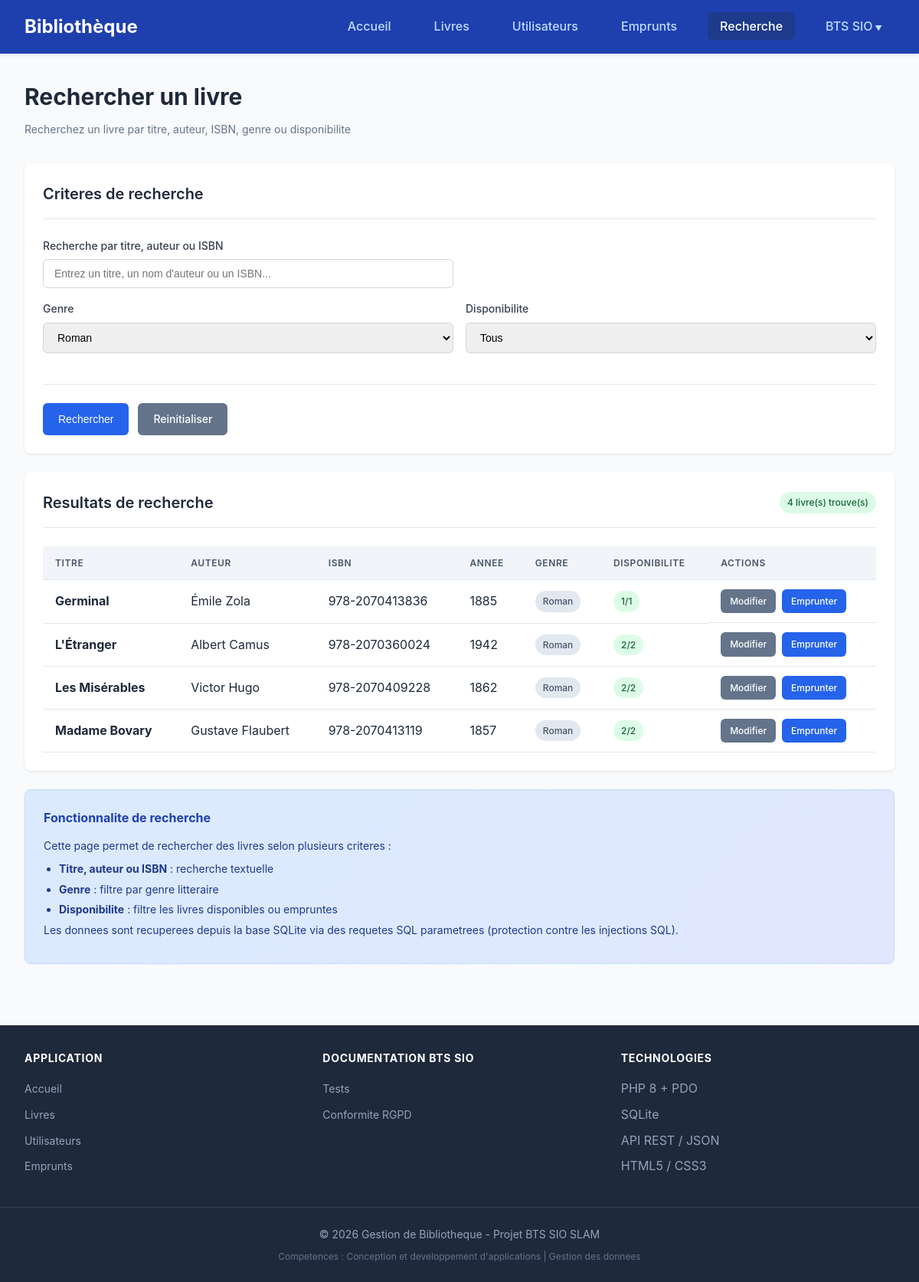
The app's page /recherche.php?genre=Roman with its own data.
### tables this page shows
CREATE TABLE livres (
                id INTEGER PRIMARY KEY AUTOINCREMENT,
                titre VARCHAR(255) NOT NULL,
                auteur VARCHAR(255) NOT NULL,
                isbn VARCHAR(20) UNIQUE,
                annee_publication INTEGER,
                genre VARCHAR(100),
                quantite INTEGER DEFAULT 1,
                disponible INTEGER DEFAULT 1,
                date_ajout DATETIME DEFAULT CURRENT_TIMESTAMP
            );

### recherche.php (the view, shortened to what this page needs)
<?php
$db = Database::getInstance()->getConnection();
$recherche = isset($_GET['q']) ? trim($_GET['q']) : '';
$genre = isset($_GET['genre']) ? trim($_GET['genre']) : '';
$disponible = isset($_GET['disponible']) ? $_GET['disponible'] : '';
$resultats = [];
$totalResultats = 0;
if (!empty($recherche) || !empty($genre) || $disponible !== '') {
    try {
        $sql = "SELECT * FROM livres WHERE 1=1";
        $params = [];
        if (!empty($genre)) {
            $sql .= " AND genre = :genre";
            $params[':genre'] = $genre;
        }
        $sql .= " ORDER BY titre ASC";
        $stmt = $db->prepare($sql);
        foreach ($params as $key => $value) {
            $stmt->bindValue($key, $value);
        }
        $stmt->execute();
        $resultats = $stmt->fetchAll(PDO::FETCH_ASSOC);
        $totalResultats = count($resultats);
    } catch (PDOException $e) {
        $resultats = [];
    }
}
$genres = [];
try {
    $stmt = $db->query("SELECT DISTINCT genre FROM livres WHERE genre IS NOT NULL AND genre != '' ORDER BY genre");
    $genres = $stmt->fetchAll(PDO::FETCH_COLUMN);
} catch (PDOException $e) {
    $genres = [];
}
require_once 'includes/header.php';
?>
<div class="page-header">
    <div>
        <h1>Rechercher un livre</h1>
        <p class="subtitle">Recherchez un livre par titre, auteur, ISBN, genre ou disponibilite</p>
    </div>
</div>
<div class="card">
    <div class="card-header">
        <h2 class="card-title">Criteres de recherche</h2>
    </div>
    <div class="card-body">
        <form method="GET" action="">
            <div class="form-row">
                <div class="form-group" style="flex: 2;">
                    <label for="q" class="form-label">Recherche par titre, auteur ou ISBN</label>
                    <input type="text" id="q" name="q" class="form-control"
                           value="<?php echo htmlspecialchars($recherche); ?>"
                           placeholder="Entrez un titre, un nom d'auteur ou un ISBN...">
                </div>
            </div>
            <div class="form-row">
                <div class="form-group">
                    <label for="genre" class="form-label">Genre</label>
                    <select id="genre" name="genre" class="form-control">
                        <?php foreach ($genres as $g): ?>
                            <option value="<?php echo htmlspecialchars($g); ?>" <?php echo ($genre === $g) ? 'selected' : ''; ?>>
                                <?php echo htmlspecialchars($g); ?>
                            </option>
                        <?php endforeach; ?>
                    </select>
                </div>
                <div class="form-group">
                    <label for="disponible" class="form-label">Disponibilite</label>
                    <select id="disponible" name="disponible" class="form-control">
                        <option value="">Tous</option>
                    </select>
                </div>
            </div>
            <div class="form-actions">
                <button type="submit" class="btn btn-primary">Rechercher</button>
                <a href="recherche.php" class="btn btn-secondary">Reinitialiser</a>
            </div>
        </form>
    </div>
</div>
<?php if (!empty($recherche) || !empty($genre) || $disponible !== ''): ?>
<div class="card">
    <div class="card-header">
        <h2 class="card-title">Resultats de recherche</h2>
        <span class="badge badge-success"><?php echo $totalResultats; ?> livre(s) trouve(s)</span>
    </div>
    <div class="card-body">
        <?php if ($totalResultats > 0): ?>
            <table>
                <thead>
                    <tr>
                        <th>Titre</th>
                        <th>Auteur</th>
                        <th>ISBN</th>
                        <th>Annee</th>
                        <th>Genre</th>
                        <th>Disponibilite</th>
                        <th>Actions</th>
                    </tr>
                </thead>
                <tbody>
                    <?php foreach ($resultats as $livre): ?>
                        <tr>
                            <td><strong><?php echo htmlspecialchars($livre['titre']); ?></strong></td>
                            <td><?php echo htmlspecialchars($livre['auteur']); ?></td>
                            <td><?php echo htmlspecialchars($livre['isbn'] ?? '-'); ?></td>
                            <td><?php echo $livre['annee_publication'] ?? '-'; ?></td>
                            <td>
                                <?php if (!empty($livre['genre'])): ?>
                                    <span class="badge badge-secondary"><?php echo htmlspecialchars($livre['genre']); ?></span>
                                <?php else: ?>
                                    -
                                <?php endif; ?>
                            </td>
                            <td>
                                <?php if ($livre['disponible'] > 0): ?>
                                    <span class="badge badge-success"><?php echo $livre['disponible']; ?>/<?php echo $livre['quantite']; ?></span>
                                <?php else: ?>
                                    <span class="badge badge-danger">Indisponible</span>
                                <?php endif; ?>
                            </td>
                            <td class="actions">
                                <a href="modifier_livre.php?id=<?php echo $livre['id']; ?>" class="btn btn-sm btn-secondary">Modifier</a>
                                <?php if ($livre['disponible'] > 0): ?>
                                    <a href="emprunts.php?livre_id=<?php echo $livre['id']; ?>" class="btn btn-sm btn-primary">Emprunter</a>
                                <?php endif; ?>
                            </td>
                        </tr>
                    <?php endforeach; ?>
                </tbody>
            </table>
        <?php endif; ?>
    </div>
</div>
<?php endif; ?>
<div class="info-box">
    <h3>Fonctionnalite de recherche</h3>
    <p>Cette page permet de rechercher des livres selon plusieurs criteres :</p>
    <ul>
        <li><strong>Titre, auteur ou ISBN</strong> : recherche textuelle</li>
        <li><strong>Genre</strong> : filtre par genre litteraire</li>
        <li><strong>Disponibilite</strong> : filtre les livres disponibles ou empruntes</li>
    </ul>
    <p>Les donnees sont recuperees depuis la base SQLite via des requetes SQL parametrees (protection contre les injections SQL).</p>
</div>
<?php require_once 'includes/footer.php'; ?>

### includes/header.php (style rules this page uses)
* { margin: 0; padding: 0; box-sizing: border-box; }
body { font-family: -apple-system, BlinkMacSystemFont, 'Segoe UI', Roboto, Oxygen, Ubuntu, sans-serif; background-color: #f8fafc; color: #1e293b; line-height: 1.6; }
.card { background: white; border-radius: 0.5rem; box-shadow: 0 1px 3px rgba(0,0,0,0.1); padding: 1.5rem; margin-bottom: 1.5rem; }
.card-header { display: flex; justify-content: space-between; align-items: center; margin-bottom: 1.5rem; padding-bottom: 1rem; border-bottom: 1px solid #e2e8f0; }
.card-title { font-size: 1.25rem; font-weight: 600; color: #1e293b; }
.btn { display: inline-flex; align-items: center; gap: 0.5rem; padding: 0.625rem 1.25rem; border-radius: 0.375rem; font-weight: 500; font-size: 0.875rem; text-decoration: none; cursor: pointer; border: none; transition: all 0.2s; }
.btn-primary { background-color: #2563eb; color: white; }
.btn-secondary { background-color: #64748b; color: white; }
.btn-sm { padding: 0.375rem 0.75rem; font-size: 0.75rem; }
table { width: 100%; border-collapse: collapse; }
th, td { padding: 0.75rem 1rem; text-align: left; border-bottom: 1px solid #e2e8f0; }
th { background-color: #f1f5f9; font-weight: 600; color: #475569; font-size: 0.75rem; text-transform: uppercase; letter-spacing: 0.05em; }
.form-group { margin-bottom: 1rem; }
.form-label { display: block; margin-bottom: 0.375rem; font-weight: 500; color: #374151; font-size: 0.875rem; }
.form-control { width: 100%; padding: 0.625rem 0.875rem; border: 1px solid #d1d5db; border-radius: 0.375rem; font-size: 0.875rem; transition: border-color 0.2s, box-shadow 0.2s; }
select.form-control { cursor: pointer; }
.badge { display: inline-block; padding: 0.25rem 0.625rem; border-radius: 9999px; font-size: 0.75rem; font-weight: 500; }
.badge-success { background-color: #dcfce7; color: #166534; }
.actions { display: flex; gap: 0.5rem; }
.page-header { margin-bottom: 2rem; }
.page-header h1 { font-size: 1.875rem; font-weight: 700; color: #1e293b; margin-bottom: 0.5rem; }
.page-header p { color: #64748b; }
.form-row { display: grid; grid-template-columns: repeat(2, 1fr); gap: 1rem; }
.form-actions { display: flex; gap: 0.75rem; margin-top: 1.5rem; padding-top: 1.5rem; border-top: 1px solid #e2e8f0; }
.info-box { background: linear-gradient(135deg, #dbeafe 0%, #e0e7ff 100%); border: 1px solid #bfdbfe; border-radius: 0.5rem; padding: 1.5rem; margin-top: 1.5rem; }
.info-box h3 { color: #1e40af; margin-bottom: 0.75rem; font-size: 1rem; }
.info-box p { color: #1e3a8a; font-size: 0.875rem; margin-bottom: 0.5rem; }
.info-box ul { margin-left: 1.25rem; color: #1e3a8a; font-size: 0.875rem; }
.info-box li { margin-bottom: 0.25rem; }
.badge-secondary { background-color: #e2e8f0; color: #475569; }
.subtitle { color: #64748b; font-size: 0.875rem; }
.page-header { display: flex; justify-content: space-between; align-items: flex-start; margin-bottom: 2rem; flex-wrap: wrap; gap: 1rem; }
.card-body { padding: 0; }

### records on screen
livres: titre "Germinal", auteur "Émile Zola", isbn "978-2070413836", annee_publication "1885", genre "Roman", disponible "1", quantite "1"
livres: titre "L'Étranger", auteur "Albert Camus", isbn "978-2070360024", annee_publication "1942", genre "Roman", disponible "2", quantite "2"
livres: titre "Les Misérables", auteur "Victor Hugo", isbn "978-2070409228", annee_publication "1862", genre "Roman", disponible "2", quantite "2"
livres: titre "Madame Bovary", auteur "Gustave Flaubert", isbn "978-2070413119", annee_publication "1857", genre "Roman", disponible "2", quantite "2"

### other values on screen
$totalResultats "4"
form field genre "Roman"
